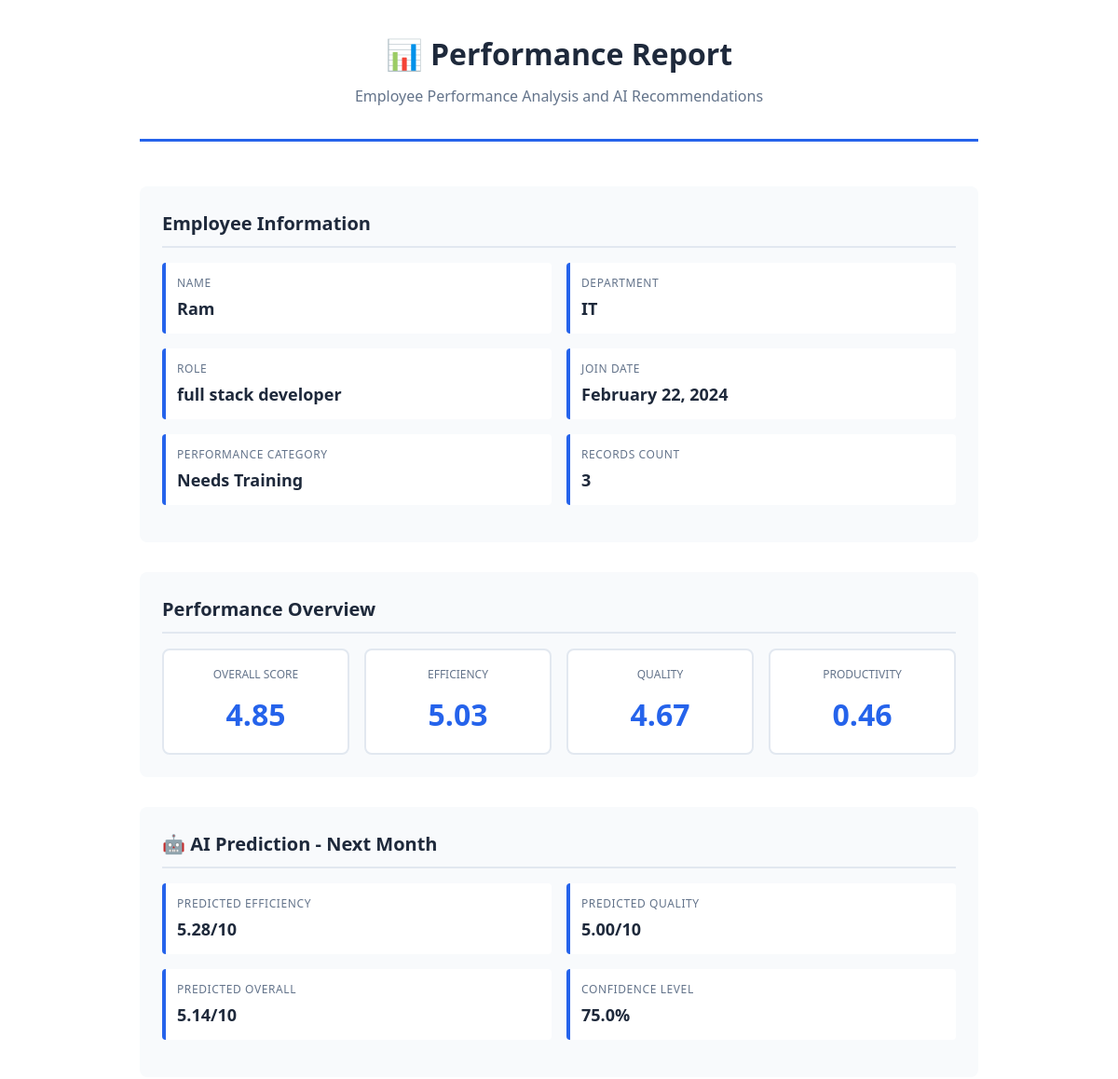
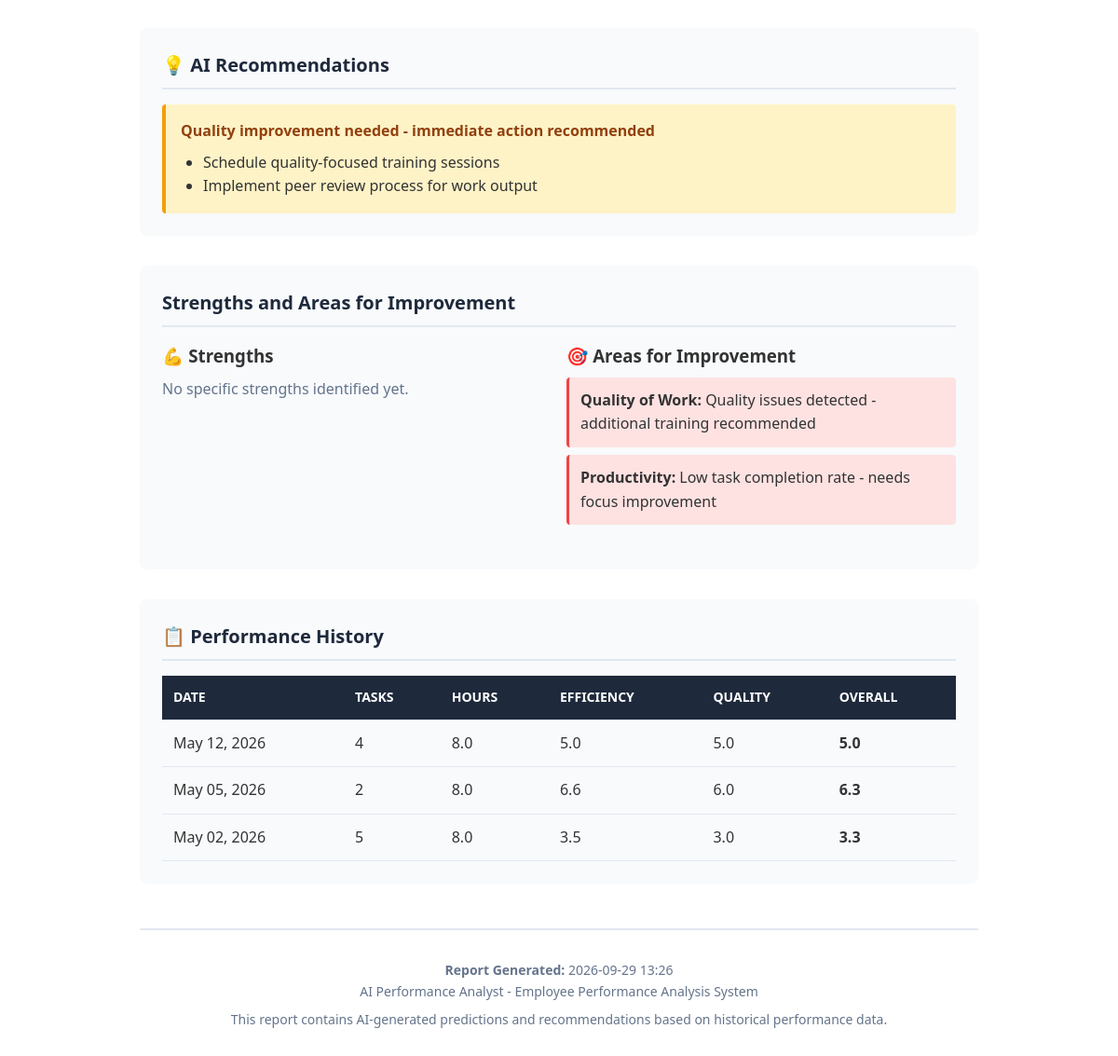
/employees/4/report/ (signed in), run on the app's committed database (2 pictures, top to bottom).
### performance/models.py (models this page shows, shortened)
class Employee(models.Model):
    PERFORMANCE_CATEGORIES = [
        ('high_potential', 'High Potential'),
        ('needs_training', 'Needs Training'),
        ('stable', 'Stable'),
        ('promotion_candidate', 'Promotion Candidate'),
    ]
    name = models.CharField(max_length=200, verbose_name="Employee Name")
    department = models.CharField(max_length=100, verbose_name="Department")
    role = models.CharField(max_length=100, verbose_name="Role/Position")
    join_date = models.DateField(verbose_name="Join Date")
    email = models.EmailField(max_length=254, blank=True, null=True, verbose_name="Email")
    performance_category = models.CharField(
        max_length=50,
        choices=PERFORMANCE_CATEGORIES,
        default='stable',
        verbose_name="Performance Category"
    )
    created_at = models.DateTimeField(auto_now_add=True)
    updated_at = models.DateTimeField(auto_now=True)
    class Meta:
        ordering = ['-created_at']
        verbose_name = "Employee"
        verbose_name_plural = "Employees"

class PerformanceRecord(models.Model):
    employee = models.ForeignKey(
        Employee,
        on_delete=models.CASCADE,
        related_name='performancerecord_set',
        verbose_name="Employee"
    )
    date = models.DateField(verbose_name="Record Date", default=timezone.now)
    tasks_completed = models.IntegerField(verbose_name="Tasks Completed", default=0)
    efficiency = models.FloatField(
        verbose_name="Efficiency Score (1-10)",
        help_text="Rate efficiency from 1 (poor) to 10 (excellent)",
        default=5.0
    )
    quality = models.FloatField(
        verbose_name="Quality Rating (1-10)",
        help_text="Rate quality from 1 (poor) to 10 (excellent)",
        default=5.0
    )
    hours_worked = models.FloatField(verbose_name="Hours Worked", default=8.0)
    manager_notes = models.TextField(
        blank=True,
        null=True,
        verbose_name="Manager Notes",
        help_text="Additional comments or observations"
    )
    created_at = models.DateTimeField(auto_now_add=True)
    updated_at = models.DateTimeField(auto_now=True)
    class Meta:
        ordering = ['-date', '-created_at']
        verbose_name = "Performance Record"
        verbose_name_plural = "Performance Records"
        indexes = [
            models.Index(fields=['employee', 'date']),
        ]
    def get_overall_score(self):
        return round((self.efficiency + self.quality) / 2, 2)
    def get_productivity_score(self):
        if self.hours_worked > 0:
            return round(self.tasks_completed / self.hours_worked, 2)
        return 0.0

### performance/views.py (the view)
# urls.py: path('employees/<int:employee_id>/report/', views.print_report_view, name='print_report'),
@login_required
def print_report_view(request, employee_id):
    employee = get_object_or_404(Employee, id=employee_id)
    analysis = analyze_employee(employee_id)
    records = PerformanceRecord.objects.filter(employee=employee).order_by('-date')
    context = {
        'employee': employee,
        'analysis': analysis,
        'records': records,
        'generated_date': timezone.now().strftime('%Y-%m-%d %H:%M'),
        'page_title': f'Performance Report - {employee.name}'
    }
    return render(request, 'performance/print_report.html', context)

### performance/analysis.py (called while the page is built)
def determine_performance_category(averages, trends=None):
    avg_efficiency = averages['efficiency']
    avg_quality = averages['quality']
    avg_score = averages['overall_score']
    if avg_efficiency >= 8.5 and avg_quality >= 8.5 and avg_score >= 8.5:
        return 'promotion_candidate'
    if avg_score >= 7.5:
        if trends and trends.get('overall_trend', 0) > 0.1:
            return 'high_potential'
        return 'high_potential'
    if avg_efficiency <= 5.0 or avg_quality <= 5.0:
        return 'needs_training'
    if trends and trends.get('overall_trend', 0) < -0.2:
        return 'needs_training'
    return 'stable'

def interpret_trend(trend_value, metric_name):
    if trend_value > 0.3:
        return f"Strong positive improvement in {metric_name}"
    elif trend_value > 0.1:
        return f"Gradual improvement in {metric_name}"
    elif trend_value > -0.1:
        return f"Stable {metric_name} with minimal change"
    elif trend_value > -0.3:
        return f"Slight decline in {metric_name}"
    else:
        return f"Significant decline in {metric_name} - attention needed"

### performance/templates/performance/print_report.html (shortened to what this page needs)
<!DOCTYPE html>
<html lang="en">
<head>
</head>
<body>
    <div class="container">
        <div class="header">
            <h1>📊 Performance Report</h1>
            <p>Employee Performance Analysis and AI Recommendations</p>
        </div>
        <div class="section">
            <div class="section-title">Employee Information</div>
            <div class="info-grid">
                <div class="info-item">
                    <div class="info-label">Name</div>
                    <div class="info-value">{{ employee.name }}</div>
                </div>
                <div class="info-item">
                    <div class="info-label">Department</div>
                    <div class="info-value">{{ employee.department }}</div>
                </div>
                <div class="info-item">
                    <div class="info-label">Role</div>
                    <div class="info-value">{{ employee.role }}</div>
                </div>
                <div class="info-item">
                    <div class="info-label">Join Date</div>
                    <div class="info-value">{{ employee.join_date|date:"F d, Y" }}</div>
                </div>
                <div class="info-item">
                    <div class="info-label">Performance Category</div>
                    <div class="info-value">{{ employee.get_performance_category_display }}</div>
                </div>
                <div class="info-item">
                    <div class="info-label">Records Count</div>
                    <div class="info-value">{{ analysis.record_count }}</div>
                </div>
            </div>
        </div>
        {% if analysis.has_data %}
            <div class="section">
                <div class="section-title">Performance Overview</div>
                <div class="stats-grid">
                    <div class="stat-box">
                        <div class="stat-label">Overall Score</div>
                        <div class="stat-value">{{ analysis.averages.overall_score|floatformat:2 }}</div>
                    </div>
                    <div class="stat-box">
                        <div class="stat-label">Efficiency</div>
                        <div class="stat-value">{{ analysis.averages.efficiency|floatformat:2 }}</div>
                    </div>
                    <div class="stat-box">
                        <div class="stat-label">Quality</div>
                        <div class="stat-value">{{ analysis.averages.quality|floatformat:2 }}</div>
                    </div>
                    <div class="stat-box">
                        <div class="stat-label">Productivity</div>
                        <div class="stat-value">{{ analysis.averages.productivity|floatformat:2 }}</div>
                    </div>
                </div>
            </div>
            <div class="section">
                <div class="section-title">🤖 AI Prediction - Next Month</div>
                <div class="info-grid">
                    <div class="info-item">
                        <div class="info-label">Predicted Efficiency</div>
                        <div class="info-value">{{ analysis.prediction.predicted_efficiency|floatformat:2 }}/10</div>
                    </div>
                    <div class="info-item">
                        <div class="info-label">Predicted Quality</div>
                        <div class="info-value">{{ analysis.prediction.predicted_quality|floatformat:2 }}/10</div>
                    </div>
                    <div class="info-item">
                        <div class="info-label">Predicted Overall</div>
                        <div class="info-value">{{ analysis.prediction.predicted_overall_score|floatformat:2 }}/10</div>
                    </div>
                    <div class="info-item">
                        <div class="info-label">Confidence Level</div>
                        <div class="info-value">{{ analysis.prediction.confidence_level|floatformat:1 }}%</div>
                    </div>
                </div>
            </div>
            <div class="section">
                <div class="section-title">💡 AI Recommendations</div>
                <div class="recommendation-box">
                    <div class="recommendation-title">{{ analysis.recommendation.summary }}</div>
                    <ul style="margin-left: 1.5rem; margin-top: 0.5rem;">
                        {% for action in analysis.recommendation.actions %}
                        <li>{{ action.action }}</li>
                        {% endfor %}
                    </ul>
                </div>
            </div>
            <div class="section">
                <div class="section-title">Strengths and Areas for Improvement</div>
                <div class="info-grid">
                    <div>
                        <h3 style="margin-bottom: 0.5rem;">💪 Strengths</h3>
                        {% if analysis.strengths_weaknesses.strengths %}
                            {% for strength in analysis.strengths_weaknesses.strengths %}
                            <div class="strength-item">
                                <strong>{{ strength.area }}:</strong> {{ strength.description }}
                            </div>
                            {% endfor %}
                        {% else %}
                            <p style="color: #64748b;">No specific strengths identified yet.</p>
                        {% endif %}
                    </div>
                    <div>
                        <h3 style="margin-bottom: 0.5rem;">🎯 Areas for Improvement</h3>
                        {% if analysis.strengths_weaknesses.weaknesses %}
                            {% for weakness in analysis.strengths_weaknesses.weaknesses %}
                            <div class="weakness-item">
                                <strong>{{ weakness.area }}:</strong> {{ weakness.description }}
                            </div>
                            {% endfor %}
                        {% else %}
                            <p style="color: #64748b;">No critical weaknesses identified.</p>
                        {% endif %}
                    </div>
                </div>
            </div>
            <div class="section">
                <div class="section-title">📋 Performance History</div>
                <table>
                    <thead>
                        <tr>
                            <th>Date</th>
                            <th>Tasks</th>
                            <th>Hours</th>
                            <th>Efficiency</th>
                            <th>Quality</th>
                            <th>Overall</th>
                        </tr>
                    </thead>
                    <tbody>
                        {% for record in records %}
                        <tr>
                            <td>{{ record.date|date:"M d, Y" }}</td>
                            <td>{{ record.tasks_completed }}</td>
                            <td>{{ record.hours_worked }}</td>
                            <td>{{ record.efficiency|floatformat:1 }}</td>
                            <td>{{ record.quality|floatformat:1 }}</td>
                            <td><strong>{{ record.get_overall_score|floatformat:1 }}</strong></td>
                        </tr>
                        {% endfor %}
                    </tbody>
                </table>
            </div>
        {% else %}
            <div class="section">
                <div class="section-title">No Performance Data</div>
                <p style="color: #64748b;">No performance records have been logged for this employee yet.</p>
            </div>
        {% endif %}
        <div class="footer">
            <p><strong>Report Generated:</strong> {{ generated_date }}</p>
            <p>AI Performance Analyst - Employee Performance Analysis System</p>
            <p style="margin-top: 0.5rem;">This report contains AI-generated predictions and recommendations based on historical performance data.</p>
        </div>
    </div>
</body>
</html>

### performance/templates/performance/print_report.html (style rules this page uses)
* { margin: 0; padding: 0; box-sizing: border-box; }
body { font-family: 'Segoe UI', Tahoma, Geneva, Verdana, sans-serif; line-height: 1.6; color: #333; padding: 2rem; background: #fff; }
.container { max-width: 900px; margin: 0 auto; }
.header { text-align: center; margin-bottom: 3rem; padding-bottom: 2rem; border-bottom: 3px solid #2563eb; }
.header h1 { font-size: 2rem; color: #1e293b; margin-bottom: 0.5rem; }
.header p { color: #64748b; font-size: 1rem; }
.section { margin-bottom: 2rem; padding: 1.5rem; background: #f8fafc; border-radius: 8px; }
.section-title { font-size: 1.25rem; font-weight: 700; color: #1e293b; margin-bottom: 1rem; padding-bottom: 0.5rem; border-bottom: 2px solid #e2e8f0; }
.info-grid { display: grid; grid-template-columns: repeat(2, 1fr); gap: 1rem; margin-bottom: 1rem; }
.info-item { padding: 0.75rem; background: white; border-radius: 4px; border-left: 4px solid #2563eb; }
.info-label { font-size: 0.75rem; color: #64748b; text-transform: uppercase; letter-spacing: 0.05em; margin-bottom: 0.25rem; }
.info-value { font-size: 1.125rem; font-weight: 600; color: #1e293b; }
.stats-grid { display: grid; grid-template-columns: repeat(4, 1fr); gap: 1rem; }
.stat-box { text-align: center; padding: 1rem; background: white; border-radius: 8px; border: 2px solid #e2e8f0; }
.stat-label { font-size: 0.75rem; color: #64748b; text-transform: uppercase; margin-bottom: 0.5rem; }
.stat-value { font-size: 2rem; font-weight: 700; color: #2563eb; }
table { width: 100%; border-collapse: collapse; margin-top: 1rem; }
thead { background: #1e293b; color: white; }
th, td { padding: 0.75rem; text-align: left; border-bottom: 1px solid #e2e8f0; }
th { font-size: 0.875rem; text-transform: uppercase; }
tbody tr:nth-child(even) { background: #f8fafc; }
.recommendation-box { background: #fef3c7; border-left: 4px solid #f59e0b; padding: 1rem; border-radius: 4px; margin-top: 1rem; }
.recommendation-title { font-weight: 700; color: #92400e; margin-bottom: 0.5rem; }
.weakness-item { background: #fee2e2; padding: 0.75rem; margin-bottom: 0.5rem; border-radius: 4px; border-left: 3px solid #ef4444; }
.footer { margin-top: 3rem; padding-top: 2rem; border-top: 2px solid #e2e8f0; text-align: center; color: #64748b; font-size: 0.875rem; }

### data on the page
Employee: name "Ram", department "IT", role "full stack developer", join_date "February 22, 2024", performance_category "Needs Training"
PerformanceRecord: date "May 12, 2026", tasks_completed "4", hours_worked "8.0", efficiency "5.0", quality "5.0", get_overall_score "5.0"
PerformanceRecord: date "May 05, 2026", tasks_completed "2", hours_worked "8.0", efficiency "6.6", quality "6.0", get_overall_score "6.3"
PerformanceRecord: date "May 02, 2026", tasks_completed "5", hours_worked "8.0", efficiency "3.5", quality "3.0", get_overall_score "3.3"

### other printed values
{{ analysis.record_count }} "3"
{{ analysis.averages.overall_score|floatformat:2 }} "4.85"
{{ analysis.averages.efficiency|floatformat:2 }} "5.03"
{{ analysis.averages.quality|floatformat:2 }} "4.67"
{{ analysis.averages.productivity|floatformat:2 }} "0.46"
{{ analysis.prediction.predicted_efficiency|floatformat:2 }} "5.28"
{{ analysis.prediction.predicted_quality|floatformat:2 }} "5.00"
{{ analysis.prediction.predicted_overall_score|floatformat:2 }} "5.14"
{{ analysis.prediction.confidence_level|floatformat:1 }} "75.0"
{{ analysis.recommendation.summary }} "Quality improvement needed - immediate action recommended"
{{ action.action }} "Schedule quality-focused training sessions" "Implement peer review process for work output"
{{ weakness.area }} "Quality of Work" "Productivity"
{{ weakness.description }} "Quality issues detected - additional training recommended" "Low task completion rate - needs focus improvement"
